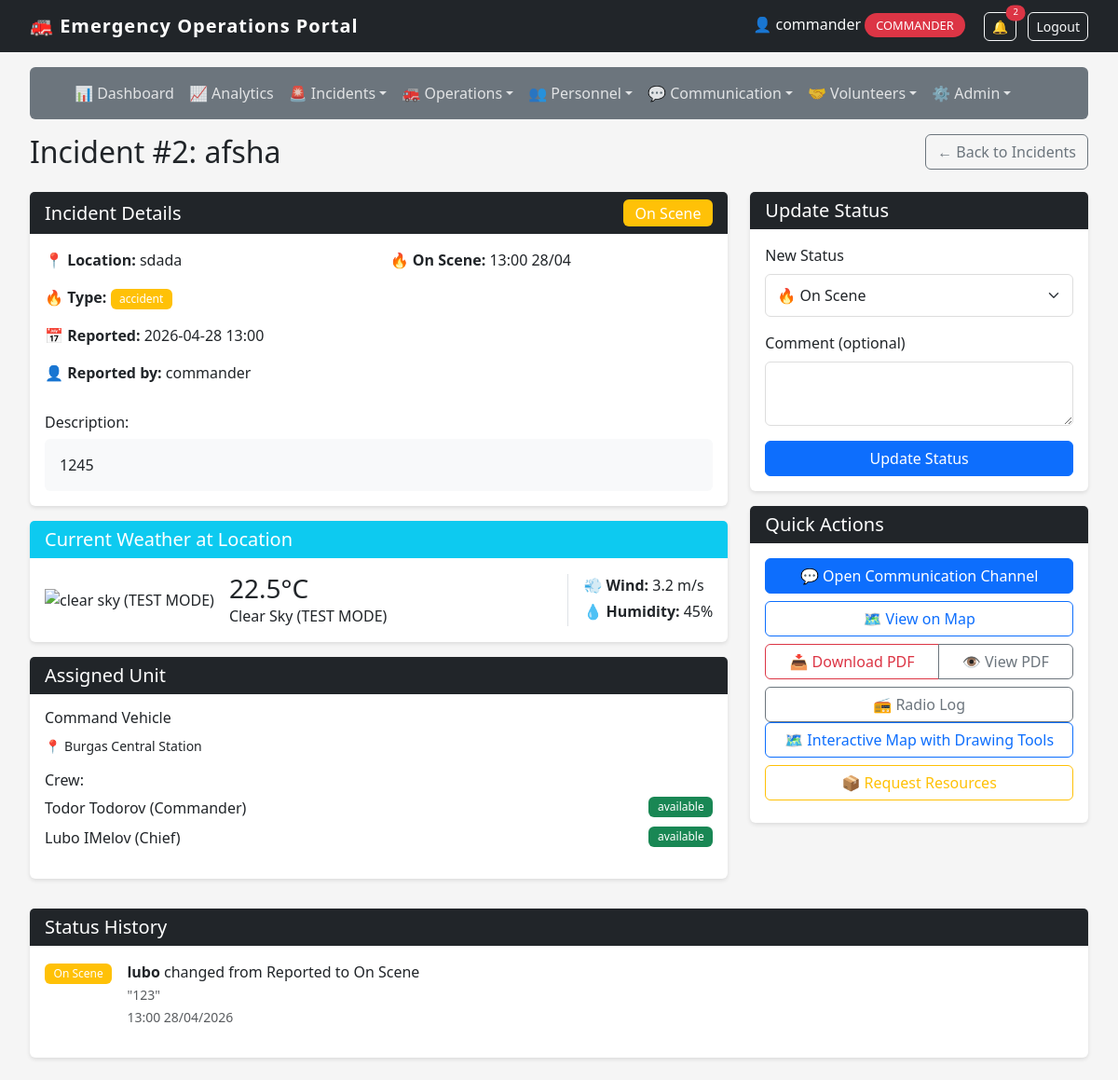
Page /staff/incident/2 (signed in) on the committed database.
### app/models/incident.py (models this page shows)
class Incident(db.Model):
    id = db.Column(db.Integer, primary_key=True)
    title = db.Column(db.String(100), nullable=False)
    location = db.Column(db.String(200), nullable=False)
    incident_type = db.Column(db.String(50), nullable=False)
    description = db.Column(db.Text)
    status = db.Column(db.String(20), default='Reported')
    reported_by = db.Column(db.Integer, db.ForeignKey('user_model.id'))
    reported_at = db.Column(db.DateTime, default=datetime.datetime.utcnow)
    assigned_vehicle_id = db.Column(db.Integer, db.ForeignKey('vehicle.id'), nullable=True)
    latitude = db.Column(db.Float, nullable=True)
    longitude = db.Column(db.Float, nullable=True)
    dispatched_at = db.Column(db.DateTime, nullable=True)
    on_scene_at = db.Column(db.DateTime, nullable=True)
    closed_at = db.Column(db.DateTime, nullable=True)
    last_updated = db.Column(db.DateTime, default=datetime.datetime.utcnow, onupdate=datetime.datetime.utcnow)
    updated_by = db.Column(db.Integer, db.ForeignKey('user_model.id'), nullable=True)
    assigned_vehicle = db.relationship('Vehicle', foreign_keys=[assigned_vehicle_id])
    reporter = db.relationship('UserModel', foreign_keys=[reported_by], backref='reported_incidents')
    updater = db.relationship('UserModel', foreign_keys=[updated_by], backref='updated_incidents')
    wind_direction = db.Column(db.Integer, nullable=True)  # degrees (0-360)
    wind_speed = db.Column(db.Float, nullable=True)  # km/h

class StatusUpdate(db.Model):
    id = db.Column(db.Integer, primary_key=True)
    incident_id = db.Column(db.Integer, db.ForeignKey('incident.id'), nullable=False)
    user_id = db.Column(db.Integer, db.ForeignKey('user_model.id'), nullable=False)
    old_status = db.Column(db.String(20), nullable=False)
    new_status = db.Column(db.String(20), nullable=False)
    comment = db.Column(db.Text, nullable=True)
    timestamp = db.Column(db.DateTime, default=datetime.datetime.utcnow)
    incident = db.relationship('Incident', backref='status_updates')
    user = db.relationship('UserModel', foreign_keys=[user_id])

### app/models/user.py (models this page shows)
class UserModel(db.Model):
    id = db.Column(db.Integer, primary_key=True)
    username = db.Column(db.String(20), unique=True, nullable=False)
    email = db.Column(db.String(120), unique=True, nullable=False)
    password = db.Column(db.String(60), nullable=False)
    role = db.Column(db.String(20), default='public')

### app/models/vehicle.py (models this page shows)
class Vehicle(db.Model):
    id = db.Column(db.Integer, primary_key=True)
    type = db.Column(db.String(50))
    location = db.Column(db.String(200))
    latitude = db.Column(db.Float, nullable=True)
    longitude = db.Column(db.Float, nullable=True)
    last_updated = db.Column(db.DateTime, default=datetime.datetime.utcnow, onupdate=datetime.datetime.utcnow)
    speed = db.Column(db.Float, nullable=True)
    heading = db.Column(db.Integer, nullable=True)
    status = db.Column(db.String(20), default='station')
    station_id = db.Column(db.Integer, db.ForeignKey('fire_station.id'), nullable=True)
    current_incident_id = db.Column(db.Integer, db.ForeignKey('incident.id'), nullable=True)
    current_incident = db.relationship('Incident', foreign_keys=[current_incident_id])
    firefighters = db.relationship('Firefighter', backref='assigned_vehicle', lazy=True)

### app/models/firefighter.py (models this page shows)
class Firefighter(db.Model):
    id = db.Column(db.Integer, primary_key=True)
    name = db.Column(db.String(100), nullable=False)
    rank = db.Column(db.String(50))
    status = db.Column(db.String(20), default='available')
    vehicle_id = db.Column(db.Integer, db.ForeignKey('vehicle.id'), nullable=True)
    station_id = db.Column(db.Integer, db.ForeignKey('fire_station.id'), nullable=True)
    user_id = db.Column(db.Integer, db.ForeignKey('user_model.id'), nullable=True, unique=True)
    user = db.relationship('UserModel', foreign_keys=[user_id], backref='firefighter_profile')
    employee_id = db.Column(db.String(20), unique=True, nullable=True)
    phone = db.Column(db.String(20), nullable=True)
    hire_date = db.Column(db.DateTime, nullable=True)
    last_active = db.Column(db.DateTime, nullable=True)
    current_shift_id = db.Column(db.Integer, db.ForeignKey('shift.id'), nullable=True)
    current_shift = db.relationship('Shift', foreign_keys=[current_shift_id], back_populates='firefighter')
    shifts = db.relationship('Shift', foreign_keys='Shift.firefighter_id', back_populates='firefighter')

### app/routes/incidents.py (the view, shortened to what this page needs)
@incidents_bp.route('/staff/incident/<int:incident_id>', methods=['GET', 'POST'])
@login_required
def detail(incident_id):
    incident = Incident.query.get_or_404(incident_id)
    form = StatusUpdateForm()
    status_history = StatusUpdate.query.filter_by(incident_id=incident_id).order_by(StatusUpdate.timestamp.desc()).all()
    weather = None
    if incident.latitude and incident.longitude:
        weather = get_weather(incident.latitude, incident.longitude)
    return render_template('staff/incidents/detail.html',
                           incident=incident,
                           form=form,
                           status_history=status_history,
                           weather=weather)

### app/forms/incident_forms.py
class StatusUpdateForm(FlaskForm):
    new_status = SelectField('New Status',
                            choices=[('Reported', '🚨 Reported'),
                                    ('Dispatched', '🚒 Dispatched'),
                                    ('On Scene', '🔥 On Scene'),
                                    ('Contained', '📦 Contained'),
                                    ('Closed', '✅ Closed')],
                            validators=[DataRequired()])
    comment = TextAreaField('Comment (optional)', validators=[Optional()])
    submit = SubmitField('Update Status')

### app/utils.py (called while the page is built, shortened)
def login_required(f):
    @wraps(f)
    def decorated_function(*args, **kwargs):
        if not session.get('logged_in'):
            flash('Please login to access the staff portal.', 'warning')
            return redirect(url_for('auth.staff_login'))
        return f(*args, **kwargs)
    return decorated_function

def get_weather(lat, lon):
    api_key = current_app.config.get('WEATHER_API_KEY')
    if not api_key or api_key == '00000000000000000000000000000000':
        return {
            'temp': 22.5,
            'description': 'clear sky (TEST MODE)',
            'icon': '01d',
            'humidity': 45,
            'wind_speed': 3.2,
            'wind_deg': 180
        }

### app/templates/staff/incidents/detail.html (shortened to what this page needs)
{% extends "staff/base.html" %}
{% block content %}
<div class="row mb-3">
    <div class="col"><h2>Incident #{{ incident.id }}: {{ incident.title }}</h2></div>
    <div class="col-auto"><a href="{{ url_for('incidents.list_incidents') }}" class="btn btn-outline-secondary">← Back to Incidents</a></div>
</div>
<div class="row">
    <div class="col-md-8">
        <div class="card mb-3">
            <div class="card-header bg-dark text-white d-flex justify-content-between align-items-center">
                <h5 class="mb-0">Incident Details</h5>
                <span class="badge bg-{% if incident.status == 'Reported' %}primary{% elif incident.status == 'Dispatched' %}info{% elif incident.status == 'On Scene' %}warning{% elif incident.status == 'Closed' %}secondary{% else %}dark{% endif %} fs-6">{{ incident.status }}</span>
            </div>
            <div class="card-body">
                <div class="row">
                    <div class="col-md-6">
                        <p><strong>📍 Location:</strong> {{ incident.location }}</p>
                        <p><strong>🔥 Type:</strong> <span class="badge bg-{% if incident.incident_type == 'fire' %}danger{% elif incident.incident_type == 'rescue' %}success{% elif incident.incident_type == 'accident' %}warning{% else %}secondary{% endif %}">{{ incident.incident_type }}</span></p>
                        <p><strong>📅 Reported:</strong> {{ incident.reported_at.strftime('%Y-%m-%d %H:%M') }}</p>
                        <p><strong>👤 Reported by:</strong> {{ incident.reporter.username if incident.reporter else 'Unknown' }}</p>
                    </div>
                    <div class="col-md-6">
                        {% if incident.on_scene_at %}<p><strong>🔥 On Scene:</strong> {{ incident.on_scene_at.strftime('%H:%M %d/%m') }}</p>{% endif %}
                    </div>
                </div>
                <div class="mt-3"><h6>Description:</h6><div class="p-3 bg-light rounded">{{ incident.description }}</div></div>
            </div>
        </div>
        {% if weather %}
        <div class="card mb-3">
            <div class="card-header bg-info text-white"><h5 class="mb-0">Current Weather at Location</h5></div>
            <div class="card-body">
                <div class="d-flex align-items-center">
                    <img src="https://openweathermap.org/img/wn/{{ weather.icon }}@2x.png" alt="{{ weather.description }}">
                    <div class="ms-3">
                        <h3 class="mb-0">{{ weather.temp }}°C</h3>
                        <p class="text-capitalize mb-0">{{ weather.description }}</p>
                    </div>
                    <div class="ms-auto border-start ps-3">
                        <p class="mb-1"><strong>💨 Wind:</strong> {{ weather.wind_speed }} m/s</p>
                        <p class="mb-1"><strong>💧 Humidity:</strong> {{ weather.humidity }}%</p>
                    </div>
                </div>
            </div>
        </div>
        {% endif %}
        <div class="card mb-3">
            <div class="card-header bg-dark text-white"><h5 class="mb-0">Assigned Unit</h5></div>
            <div class="card-body">
                {% if incident.assigned_vehicle %}
                    <h6>{{ incident.assigned_vehicle.type }}</h6>
                    <p class="mb-1"><small>📍 {{ incident.assigned_vehicle.location }}</small></p>
                    <h6 class="mt-3">Crew:</h6>
                    <ul class="list-unstyled">
                        {% for f in incident.assigned_vehicle.firefighters %}
                        <li class="mb-2">{{ f.name }} ({{ f.rank }})<span class="badge bg-{% if f.status == 'available' %}success{% else %}warning{% endif %} float-end">{{ f.status }}</span></li>
                        {% endfor %}
                    </ul>
                {% else %}<p class="text-muted">No unit assigned yet.</p>{% endif %}
            </div>
        </div>
    </div>
    <div class="col-md-4">
        <div class="card mb-3">
            <div class="card-header bg-dark text-white"><h5 class="mb-0">Update Status</h5></div>
            <div class="card-body">
                <form method="POST">
                    <div class="mb-3">
                        <label class="form-label">New Status</label>
                        <select name="new_status" class="form-select">
                            <option value="On Scene" {% if incident.status == 'On Scene' %}selected{% endif %}>🔥 On Scene</option>
                        </select>
                    </div>
                    <div class="mb-3"><label class="form-label">Comment (optional)</label><textarea name="comment" class="form-control" rows="2"></textarea></div>
                    <button type="submit" class="btn btn-primary w-100">Update Status</button>
                </form>
            </div>
        </div>
        <div class="card">
            <div class="card-header bg-dark text-white"><h5 class="mb-0">Quick Actions</h5></div>
            <div class="card-body">
                <a href="{{ url_for('communications.incident_chat', incident_id=incident.id) }}" class="btn btn-primary w-100 mb-2">💬 Open Communication Channel</a>
                <a href="{{ url_for('map.incident_map') }}" class="btn btn-outline-primary w-100 mb-2">🗺️ View on Map</a>
                <div class="btn-group w-100 mb-2">
                    <a href="{{ url_for('incidents.incident_pdf', incident_id=incident.id) }}" class="btn btn-outline-danger">📥 Download PDF</a>
                    <a href="{{ url_for('incidents.view_incident_pdf', incident_id=incident.id) }}" class="btn btn-outline-secondary" target="_blank">👁️ View PDF</a>
                </div>
                <a href="{{ url_for('communications.radio_log', incident_id=incident.id) }}" class="btn btn-outline-secondary w-100">📻 Radio Log</a>
                <a href="{{ url_for('map.incident_detail_map', incident_id=incident.id) }}" class="btn btn-outline-primary w-100 mb-2">
                         🗺️ Interactive Map with Drawing Tools
                </a>
                <a href="{{ url_for('incidents.incident_resources', incident_id=incident.id) }}" class="btn btn-outline-warning w-100 mb-2">
    📦 Request Resources
</a>
            </div>
        </div>
    </div>
</div>
<div class="row mt-3">
    <div class="col-12">
        <div class="card">
            <div class="card-header bg-dark text-white"><h5 class="mb-0">Status History</h5></div>
            <div class="card-body">
                {% if status_history %}
                    {% for update in status_history %}
                    <div class="mb-3">
                        <div class="d-flex">
                            <div class="me-3"><span class="badge bg-{% if update.new_status == 'Reported' %}primary{% elif update.new_status == 'Dispatched' %}info{% elif update.new_status == 'On Scene' %}warning{% elif update.new_status == 'Closed' %}secondary{% else %}dark{% endif %}">{{ update.new_status }}</span></div>
                            <div>
                                <p class="mb-0"><strong>{{ update.user.username if update.user else 'System' }}</strong> changed from {{ update.old_status }} to {{ update.new_status }}</p>
                                {% if update.comment %}<p class="mb-0 text-muted"><small>"{{ update.comment }}"</small></p>{% endif %}
                                <small class="text-muted">{{ update.timestamp.strftime('%H:%M %d/%m/%Y') }}</small>
                            </div>
                        </div>
                    </div>
                    {% endfor %}
                {% else %}<p class="text-muted">No status updates yet.</p>{% endif %}
            </div>
        </div>
    </div>
</div>
{% endblock %}

### app/static/css/main.css (style rules this page uses)
body { background: #f5f5f5; font-family: 'Segoe UI', Tahoma, Geneva, Verdana, sans-serif; }
.card { border: none; box-shadow: 0 2px 4px rgba(0, 0, 0, 0.1); margin-bottom: 1.5rem; }
.card-header { border-bottom: none; }
.btn { border-radius: 6px; font-weight: 500; transition: all 0.2s; }
.form-control, .form-select { border-radius: 6px; border: 1px solid #ddd; padding: 0.6rem 0.75rem; }
.badge { font-weight: 500; padding: 0.4em 0.8em; }

### app/static/css/theme.css (style rules this page uses)
:root { --primary-color: #dc3545; --secondary-color: #6c757d; --success-color: #28a745; --info-color: #17a2b8; --warning-color: #ffc107; --danger-color: #dc3545; --dark-color: #343a40; --light-color: #f8f9fa; --spacing-xs: 0.25rem; --spacing-sm: 0.5rem; --spacing-md: 1rem; --spacing-lg: 1.5rem; --spacing-xl: 2rem; --border-radius: 8px; --border-radius-sm: 4px; --border-radius-lg: 12px; --shadow-sm: 0 2px 4px rgba(0, 0, 0, 0.1); --shadow-md: 0 4px 8px rgba(0, 0, 0, 0.1); --shadow-lg: 0 8px 16px rgba(0, 0, 0, 0.1); }

### rows in the picture
Incident: id "2", title "afsha", status "On Scene", location "sdada", incident_type "accident", reported_at "2026-04-28 13:00", on_scene_at "13:00 28/04", description "1245", new_status "🔥 On Scene"
UserModel: reporter "commander"
Vehicle: assigned_vehicle.type "Command Vehicle", assigned_vehicle.location "Burgas Central Station"
Firefighter: name "Todor Todorov", rank "Commander", status "available"
Firefighter: name "Lubo IMelov", rank "Chief", status "available"
StatusUpdate: new_status "On Scene", user "lubo", old_status "Reported", comment "123", timestamp "13:00 28/04/2026"

### other values in the picture
{{ session.user_name }} "commander"
{{ session.user_role }} "COMMANDER"
{{ weather.temp }} "22.5"
{{ weather.description }} "Clear Sky (TEST MODE)"
{{ weather.wind_speed }} "3.2"
{{ weather.humidity }} "45"
